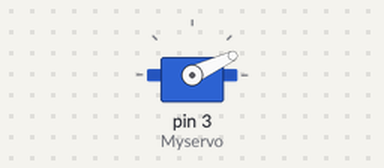
A sketch run on a simulated Arduino Uno, built with avr-gcc and run on an emulated ATmega328P. Parts: servo.

Above: at 0.05 s.
Timing chart, 0 to 3.0 s (numbered marks = the images above):
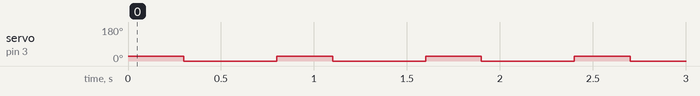

Measured:
- by itself, servo on pin 3 (Myservo): alternates 25° for 0.30 s and 0° for 0.50 s

The sketch:

Servo_Motor.ino
```cpp
#include<Servo.h>
Servo Myservo;
int pos;

void setup(){
  Myservo.attach(3);
}

void loop(){
  Myservo.write(25);
  delay(300);
  Myservo.write(0);
  delay(500);

}
```
